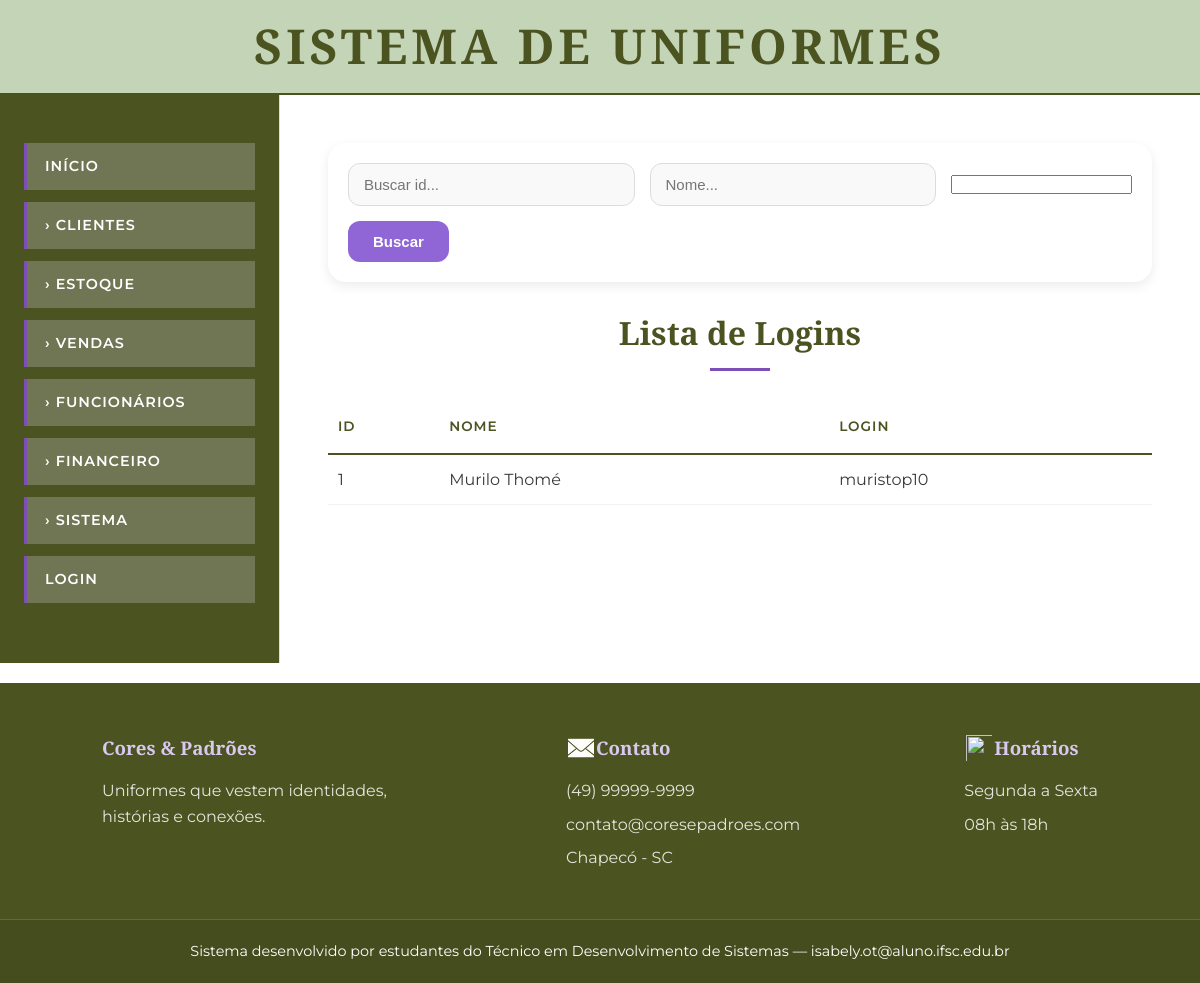
Page /site_uniformes/logins/lista-logins.php (signed in) on the committed database.
### tables this page shows
CREATE TABLE `cliente` (
  `idCliente` int(10) UNSIGNED NOT NULL,
  `nome` varchar(50) DEFAULT NULL,
  `cpf` varchar(14) DEFAULT NULL,
  `data_nasc` date DEFAULT NULL,
  `endereco` varchar(100) DEFAULT NULL,
  `email` varchar(50) DEFAULT NULL,
  `telefone` varchar(15) DEFAULT NULL,
  `tipo_acesso` int(10) UNSIGNED DEFAULT NULL,
  `login` varchar(50) DEFAULT NULL,
  `senha` varchar(10) NOT NULL
);

### site_uniformes/logins/lista-logins.php (the view, shortened to what this page needs)
<?php
include(__DIR__ . "/../conexao.php");
$sql = "SELECT idCliente, nome, login FROM cliente";
$resultado = mysqli_query($conexao, $sql);
?>
<!DOCTYPE html>
<html lang="pt-BR">
<head>
<link rel="stylesheet" href="../styles.css">
</head>
<body>
<header>
    <h1>Sistema de Uniformes</h1>
</header>
<div class="main">
    <aside class="menu-aside">
        <nav>
            <ul>
                <li><a href="/2026-1-isabelytrevisan/site_uniformes/pagina-inicial.php">Início</a></li>
                <details class="menu-grupo">
                    <summary>Clientes</summary>
                </details>
                <?php if (isset($_SESSION['tipo_acesso']) && $_SESSION['tipo_acesso'] == 2): ?>
                <details class="menu-grupo">
                    <summary>Estoque</summary>
                </details>
                <details class="menu-grupo">
                    <summary>Vendas</summary>
                </details>
                <details class="menu-grupo">
                    <summary>Funcionários</summary>
                </details>
                <details class="menu-grupo">
                    <summary>Financeiro</summary>
                </details>
                <details class="menu-grupo">
                    <summary>Sistema</summary>
                </details>
                <?php endif; ?>
                <li><a href="/2026-1-isabelytrevisan/site_uniformes/index.php">Login</a></li>
            </ul>
        </nav>
    </aside>
    <main class="conteudo">
        <div class="select-filtro">
            <input type="text"
                placeholder="Buscar id..."
                class="campo-filtro">
            <input type="text"
                placeholder="Nome..."
                class="campo-filtro">
            <input type="text"
                class="Login">
            <button class="btn-filtro">
                Buscar
            </button>
        </div>
        <h2>Lista de Logins</h2>
        <table class="tabela">
            <tr>
                <th>Id</th>
                <th>Nome</th>
                <th>Login</th>
            </tr>
            <?php
            if (mysqli_num_rows($resultado) > 0) {
                while ($item = mysqli_fetch_assoc($resultado)) {
                    echo "<tr>
                        <td>{$item['idCliente']}</td>
                        <td>{$item['nome']}</td>
                        <td>{$item['login']}</td>
                    </tr>";
                }
            } else {
                echo "<tr><td colspan='6'>Nenhum cliente cadastrado</td></tr>";
            }
            ?>
        </table>
    </main>
</div>
          <footer class="footer-site">
        <div class="footer-container">
            <div class="footer-coluna">
                <h3>Cores & Padrões</h3>
                <p>
                    Uniformes que vestem identidades, histórias e conexões.
                </p>
            </div>
            <div class="footer-coluna">
                <div class="footer-coluna-icon">
                <img src="\2026-1-isabelytrevisan\site_uniformes\img\iconContato.png">
                <h3>Contato</h3>
                </div>
                <p>(49) 99999-9999</p>
                <p>contato@coresepadroes.com</p>
                <p>Chapecó - SC</p>
            </div>
            <div class="footer-coluna">
                <div class="footer-coluna-icon">
                <img src="\2026-1-isabelytrevisan\site_uniformes\img\iconRelogio.png">
                <h3>Horários</h3>
                </div>
                <p>Segunda a Sexta</p>
                <p>08h às 18h</p>
            </div>
            </div>
            <div class="footer-bottom">
                Sistema desenvolvido por estudantes do Técnico em Desenvolvimento de Sistemas —
                isabely.ot@aluno.ifsc.edu.br
            </div>
     </footer>
</body>
</html>

### site_uniformes/styles.css (style rules this page uses)
:root { --cor-primaria: #4b5320; --cor-secundaria: #7b4fb6; --cor-fundo: #ffffff; --cor-menu: #4b5320; --cor-texto: #1a1a1adc; --cor-texto-claro: #ffffff; --transicao: 0.4s cubic-bezier(0.165, 0.84, 0.44, 1); }
html, body { min-height: 100vh; }
* { margin: 0; padding: 0; box-sizing: border-box; }
body { font-family: 'Montserrat', sans-serif; min-height: 100vh; display: flex; flex-direction: column; color: var(--cor-texto); background-color: var(--cor-fundo); line-height: 1.6; }
header { background: #aec59dbb; color: var(--cor-primaria); padding: 0.5rem 0.75rem; border-bottom: 2px solid var(--cor-primaria); display: flex; align-items: center; justify-content: center; gap: 20px; position: relative; margin: 0; }
header h1 { font-family: 'Playfair Display', serif; font-size: 3rem; text-transform: uppercase; letter-spacing: 4px; }
.menu-aside { width: 280px; background-color: var(--cor-menu); padding: 3rem 1.5rem; display: flex; flex-direction: column; border-right: 1px solid #e0e0d0; transition: transform var(--transicao), width var(--transicao); }
.menu-aside ul { list-style: none; }
.menu-aside li { margin-bottom: 12px; }
.menu-aside a { display: block; padding: 12px 18px; text-decoration: none; color: white; background-color: #707554; font-size: 0.9rem; font-weight: 600; text-transform: uppercase; letter-spacing: 1px; border-left: 3px solid var(--cor-secundaria); transition: var(--transicao); }
.conteudo { flex: 1; padding: 3rem; background-color: #ffffff; }
h2 { text-align: center; font-family: 'Playfair Display', serif; font-size: 2rem; color: var(--cor-primaria); margin-bottom: 30px; position: relative; }
h2::after { content: ""; display: block; width: 60px; height: 3px; background: var(--cor-secundaria); margin: 10px auto 0; }
.tabela { width: 100%; margin-top: 20px; border-collapse: collapse; }
.tabela th { padding: 15px 10px; text-align: left; font-size: 0.85rem; font-weight: 600; text-transform: uppercase; letter-spacing: 1px; color: var(--cor-primaria); border-bottom: 2px solid var(--cor-primaria); }
.tabela td { padding: 12px 10px; color: var(--cor-texto); border-bottom: 1px solid rgba(0, 0, 0, 0.05); }
.footer-site { margin-top: 20px; padding-top: 50px; background: var(--cor-primaria); color: white; }
.footer-container { display: flex; justify-content: space-around; flex-wrap: wrap; gap: 40px; padding: 0 40px 40px; }
.footer-coluna { max-width: 300px; }
.footer-coluna h3 { margin-bottom: 15px; font-family: 'Playfair Display', serif; color: #d9c8f0; }
.footer-coluna p { margin-bottom: 8px; color: rgba(255,255,255,0.85); }
.footer-coluna-icon { display: flex; }
.footer-coluna-icon img { padding: 2px; width: 30px; height: 30px; }
.footer-bottom { padding: 20px; text-align: center; font-size: 0.9rem; background: rgba(0,0,0,0.08); border-top: 1px solid rgba(255,255,255,0.15); }
.select-filtro { color:#3e461a; display: flex; flex-wrap: wrap; gap: 15px; align-items: center; background: #ffffff; padding: 20px; border-radius: 18px; box-shadow: 0 4px 12px rgba(0,0,0,0.08); margin-bottom: 25px; }
.campo-filtro { flex: 1 1 180px; padding: 12px 15px; border: 1px solid #dcdcdc; border-radius: 12px; font-size: 15px; outline: none; transition: 0.3s ease; background: #f9f9f9; }
.btn-filtro { padding: 12px 25px; border: none; border-radius: 12px; background: #8051d2df; color: white; font-size: 15px; font-weight: 600; cursor: pointer; transition: 0.3s ease; }
.menu-grupo { margin-bottom: 12px; }
.menu-grupo summary { list-style: none; display: block; padding: 12px 18px; background-color: #707554; font-size: 0.9rem; color: white; font-weight: 600; text-transform: uppercase; letter-spacing: 1px; border-left: 3px solid var(--cor-secundaria); cursor: pointer; transition: var(--transicao); }
.menu-grupo summary::before { content: "\203A"; margin-right: 5px; }

### rows in the picture
cliente: idCliente "1", nome "Murilo Thomé", login "muristop10"
